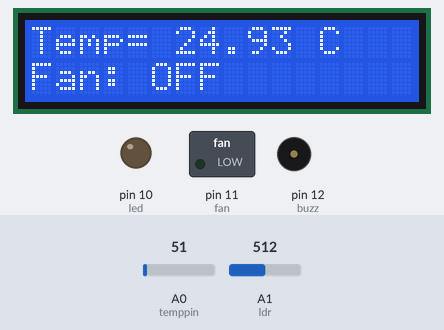
The sketch below on a simulated Arduino Uno, built with avr-gcc and run on an emulated ATmega328P. Parts: 16×2 character LCD, switched loads named in the sketch (green lamp = pin HIGH), output pins drawn as LEDs (lit = HIGH), buzzer (waves = sounding, pin HIGH). The test bench sets the inputs (shaded band); at power-on: A0 (temppin) = 51, A1 (ldr) = 512. What the sketch prints to the serial monitor is not drawn.

Above: at 3.2 s.
3.3 s: A0 (temppin) set to 66
At 4.7 s:
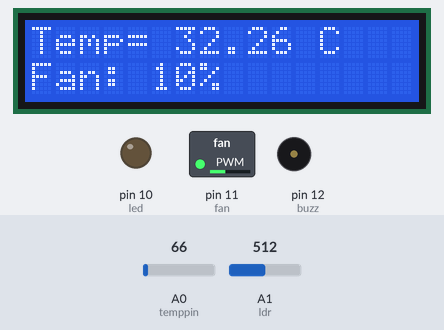
5.0 s: A0 (temppin) set to 112
At 6.2 s:
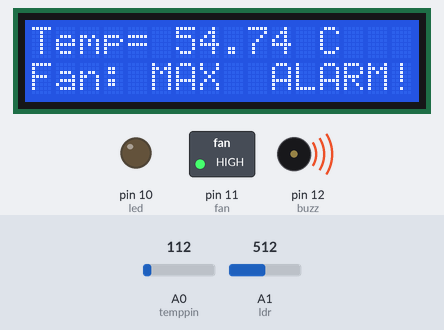
6.5 s: A0 (temppin) set to 96
At 6.9 s:
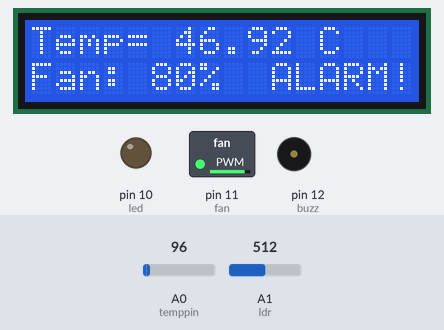
8.1 s: A0 (temppin) set to 61
At 8.6 s:
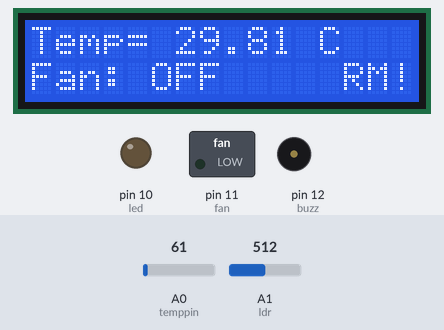
9.6 s: A0 (temppin) set to 86
At 10.3 s:
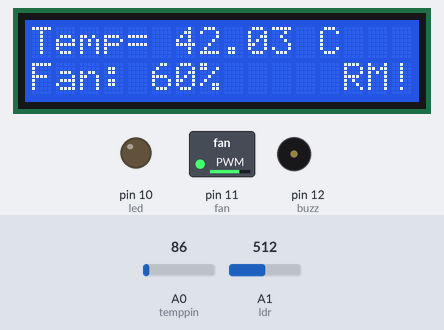
11.1 s: A1 (ldr) set to 484
At 11.9 s:
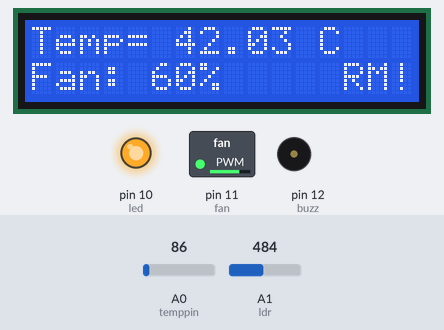
Timing chart, 0 to 13.6 s (numbered marks = the images above; inputs shaded):
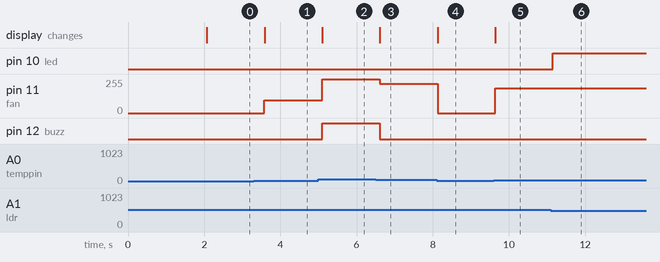

Measured:
- the behaviour switches between 61 and 62 on A0 (temppin) (found by bisection; images 0 and 1)
- the behaviour switches between 103 and 102 on A0 (temppin) (found by bisection; images 2 and 3)
- the behaviour switches between 500 and 499 on A1 (ldr) (found by bisection; images 5 and 6)
- after the input at 3.3 s, pin 11 (fan): 0/255 → 97/255 after 0.28 s; the display: changes after 0.28 s (image 1)
- after the input at 5.0 s, pin 11 (fan): 97/255 → 255/255 after 0.10 s; pin 12 (buzz): LOW → HIGH after 0.10 s; the display: changes after 0.10 s (image 2)
- after the input at 6.5 s, pin 11 (fan): 255/255 → 220/255 after 0.11 s; pin 12 (buzz): HIGH → LOW after 0.11 s; the display: changes after 0.11 s (image 3)
- after the input at 8.1 s, pin 11 (fan): 220/255 → 0/255 at once; the display: changes at once (image 4)
- after the input at 9.6 s, pin 11 (fan): 0/255 → 185/255 at once; the display: changes at once (image 5)
- after the input at 11.1 s, pin 10 (led): LOW → HIGH after 0.06 s

The sketch:

temp__ldr.ino
```cpp
#include <LiquidCrystal.h>

LiquidCrystal lcd(2, 3, 4, 5, 6, 7);

const int temppin = A0;  // LM35
int fan = 11;
int buzz = 12;
float temp = 0;

#define ldr A1
#define led 10

int threshold = 500;
int level;
int tempmin = 30;
int tempmax = 50;
int fanSpeed;
int fanlcd;

void setup() {
  pinMode(fan, OUTPUT);
  pinMode(buzz, OUTPUT);
  pinMode(led, OUTPUT);
  lcd.begin(16, 2);
  lcd.print("welcome");
  delay(2000);
  lcd.clear();
  Serial.begin(9600);
}

void loop() {

  int raw = analogRead(temppin);        // 0-1023
  temp = (raw / 1023.0) * 500.0;     // transmation EQ

  Serial.print("Temperature: ");
  Serial.println(temp);

  lcd.setCursor(0, 0);
  lcd.print("Temp= ");
  lcd.print(temp);
  lcd.print(" C");

  // fan control
  if (temp > tempmax) {
    digitalWrite(fan, HIGH);
    digitalWrite(buzz, HIGH);
    lcd.setCursor(0, 1);
    lcd.print("Fan: MAX  ALARM!");
  }
  else if (temp >= tempmin) {
    // speed fan
    fanSpeed = map(temp, tempmin, tempmax, 80, 255);
    fanlcd = map(temp, tempmin, tempmax, 0, 100);
    analogWrite(fan, fanSpeed);
    digitalWrite(buzz, LOW);

    lcd.setCursor(0, 1);
    lcd.print("Fan: ");
    lcd.print(fanlcd);
    lcd.print("%  ");
  }
  else {
    digitalWrite(fan, LOW);
    digitalWrite(buzz, LOW);
    lcd.setCursor(0, 1);
    lcd.print("Fan: OFF     ");
  }

  // led control
  level = analogRead(ldr);
  if (level < threshold) {
    digitalWrite(led, HIGH);
  } else {
    digitalWrite(led, LOW);
  }

  delay(500);
}
```
